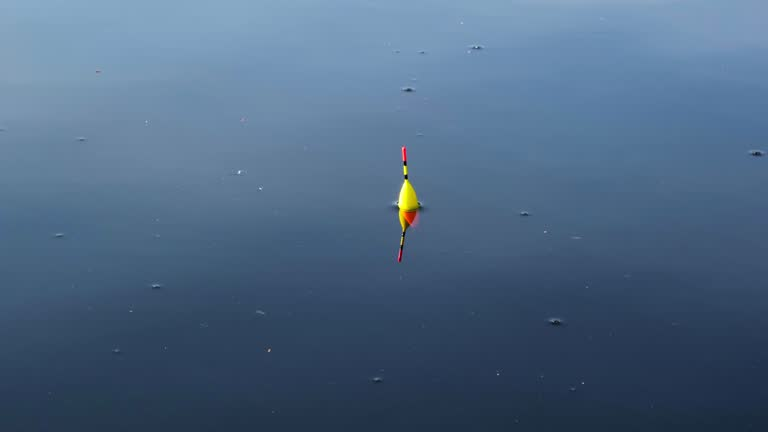
//> input picture data/bobber.jpg, 768 x 432 px, given in place of the camera
$ ./image_find_object_color   (built with g++ and OpenCV 4)
//> lines starting //> are read from the running program, lines starting //| are printed output that depends on the picture; after the words box and inside, x2 and y2 are one past the last pixel; in counts of white or black regions, pixels touching at a corner belong together
#include <opencv2/opencv.hpp>
#include <opencv2/geometry.hpp>
#include <iostream>
#include <vector>
#include <string>

// Enum to keep track of the currently selected color
enum ColorMode {
    BLUE = 0,
    GREEN = 1,
    RED = 2,
    COLOR_COUNT = 3 // Used for cycling via modulo
};

int main() {
    // 1. Initialize video capture from the default webcam
    cv::VideoCapture capture(0);
    if (!capture.isOpened()) {
        std::cerr << "Error: Could not open the camera!" << std::endl;
        return -1;
    }

    cv::Mat frame, hsv, mask;
    ColorMode current_mode = BLUE;
    std::string mode_text = "Tracking: BLUE";

    std::cout << "Application started." << std::endl;
    std::cout << "Press 'SPACE' to switch colors (Blue -> Green -> Red)." << std::endl;
    std::cout << "Press 'ESC' to exit." << std::endl;

    while (true) {
        capture >> frame;
//> frame is the input picture: 432 rows x 768 cols, CV_8UC3; mean B, G, R 130.9, 103.1, 77.7
        if (frame.empty()) break;

        // 2. Convert the image from BGR to HSV color space
        cv::cvtColor(frame, hsv, cv::COLOR_BGR2HSV);
//> hsv: 432 rows x 768 cols, CV_8UC3; mean H, S, V 105.6, 109.7, 131.3

        // 3. Define bounds and process mask based on the selected color mode
        cv::Scalar bgr_color; // Color for the drawing rectangle

        if (current_mode == BLUE) {
            cv::Scalar lower_bound(100, 100, 100);
            cv::Scalar upper_bound(140, 255, 255);
            cv::inRange(hsv, lower_bound, upper_bound, mask);
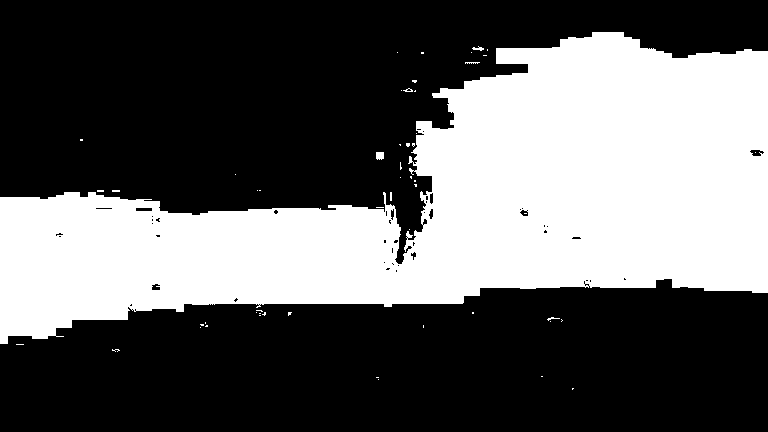
//> mask: 432 rows x 768 cols, CV_8UC1; 37.8% white; 54 white regions (48 under 20 px), largest, box (x1, y1, x2, y2) and area: (0, 32, 768, 344) 124869, (376, 152, 384, 160) 59, (472, 46, 484, 51) 31, (465, 62, 480, 64) 22, (403, 88, 413, 92) 20, (547, 317, 560, 321) 20
            bgr_color = cv::Scalar(255, 0, 0); // Blue in BGR
            mode_text = "Tracking: BLUE";
        }
        else if (current_mode == GREEN) {
            cv::Scalar lower_bound(35, 100, 100);
            cv::Scalar upper_bound(85, 255, 255);
            cv::inRange(hsv, lower_bound, upper_bound, mask);
            bgr_color = cv::Scalar(0, 255, 0); // Green in BGR
            mode_text = "Tracking: GREEN";
        }
        else if (current_mode == RED) {
            // Red hue wraps around 0 and 180, so we need two intervals combined
            cv::Mat mask1, mask2;

            // Lower red range (0 - 10)
            cv::Scalar lower_bound1(0, 100, 100);
            cv::Scalar upper_bound1(10, 255, 255);
            cv::inRange(hsv, lower_bound1, upper_bound1, mask1);

            // Upper red range (170 - 180)
            cv::Scalar lower_bound2(170, 100, 100);
            cv::Scalar upper_bound2(180, 255, 255);
            cv::inRange(hsv, lower_bound2, upper_bound2, mask2);

            // Combine both masks into one
            cv::bitwise_or(mask1, mask2, mask);

            bgr_color = cv::Scalar(0, 0, 255); // Red in BGR
            mode_text = "Tracking: RED";
        }

        // 4. Morphological operations to clean up the binary mask
        cv::Mat kernel = cv::getStructuringElement(cv::MORPH_RECT, cv::Size(5, 5));
        cv::morphologyEx(mask, mask, cv::MORPH_OPEN, kernel);
        cv::morphologyEx(mask, mask, cv::MORPH_CLOSE, kernel);
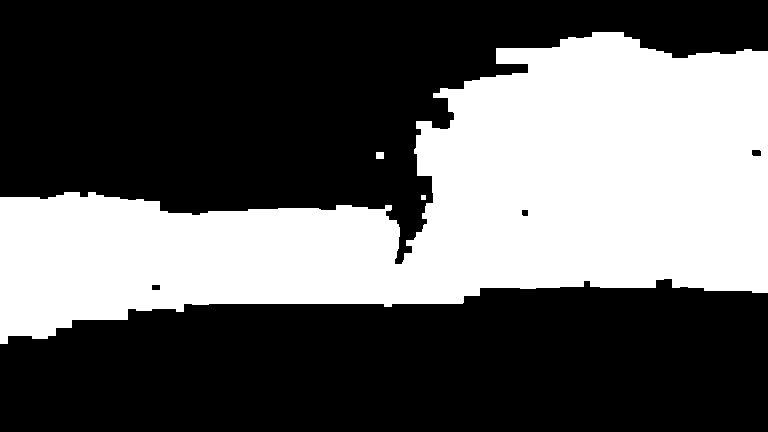
//> mask: 432 rows x 768 cols, CV_8UC1; 37.6% white; 3 white regions

        // 5. Find contours of the detected color segments
        std::vector<std::vector<cv::Point>> contours;
        cv::findContours(mask, contours, cv::RETR_EXTERNAL, cv::CHAIN_APPROX_SIMPLE);
//> contours = 3 contours, 1 with area under 20; largest, box (x1, y1, x2, y2) and area: (0, 32, 768, 344) 123510, (376, 152, 384, 159) 42

        // 6. Track the largest object of the selected color
        double max_area = 0;
        int largest_contour_index = -1;

        for (size_t i = 0; i < contours.size(); i++) {
            double area = cv::contourArea(contours[i]);
            if (area > max_area) {
                max_area = area;
                largest_contour_index = i;
            }
        }
//> this loop made 3 passes
//> (area, max_area) on passes 2 to 3: (42, 42), (123509.5, 123509.5)
//> after the loop, max_area = 123509.5; largest_contour_index = 2

        // 7. Draw bounding box if object is found
        if (largest_contour_index != -1 && max_area > 500) {
            cv::Rect bounding_rect = cv::boundingRect(contours[largest_contour_index]);
//> bounding_rect = Rect(0, 32, 768, 312)
            cv::rectangle(frame, bounding_rect, bgr_color, 2, cv::LINE_AA);
            cv::putText(frame, "Object Found", cv::Point(bounding_rect.x, bounding_rect.y - 10),
                        cv::FONT_HERSHEY_SIMPLEX, 0.6, bgr_color, 2);
        }

        // 8. Overlay the current tracking mode text onto the video frame
        cv::putText(frame, mode_text, cv::Point(20, 40),
                    cv::FONT_HERSHEY_SIMPLEX, 0.8, bgr_color, 2);
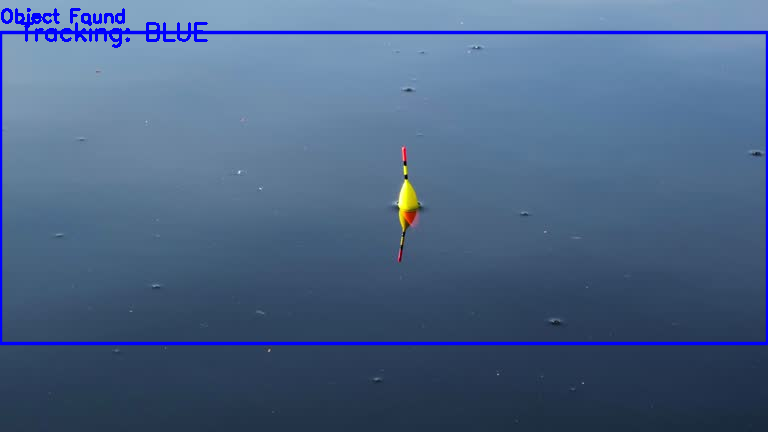
//> frame: 432 rows x 768 cols, CV_8UC3; mean B, G, R 133.6, 100, 75.2

        // 9. Display the windows
        cv::imshow("Multi-Color Tracking", frame);
        cv::imshow("Active Color Mask", mask);

        // 10. Handle key events
        int key = cv::waitKey(30);
//> the Esc key is pressed

        if (key == 27) { // ESC key to exit
            break;
        }
        else if (key == 32) { // SPACE key to switch color mode
            // Increment mode and cycle back using modulo
            current_mode = static_cast<ColorMode>((current_mode + 1) % COLOR_COUNT);
            std::cout << "Switched mode!" << std::endl;
        }
    }

    capture.release();
    cv::destroyAllWindows();
    return 0;
}
